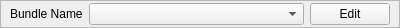
<?xml version="1.0" encoding="UTF-8"?>
<ui version="4.0">
 <class>TBundleFrame</class>
 <widget class="QFrame" name="TBundleFrame">
  <property name="geometry">
   <rect>
    <x>0</x>
    <y>0</y>
    <width>400</width>
    <height>28</height>
   </rect>
  </property>
  <property name="sizePolicy">
   <sizepolicy hsizetype="Preferred" vsizetype="Preferred">
    <horstretch>0</horstretch>
    <verstretch>0</verstretch>
   </sizepolicy>
  </property>
  <property name="windowTitle">
   <string/>
  </property>
  <property name="frameShape">
   <enum>QFrame::StyledPanel</enum>
  </property>
  <property name="frameShadow">
   <enum>QFrame::Raised</enum>
  </property>
  <layout class="QHBoxLayout" name="horizontalLayout">
   <property name="leftMargin">
    <number>9</number>
   </property>
   <property name="topMargin">
    <number>2</number>
   </property>
   <property name="rightMargin">
    <number>9</number>
   </property>
   <property name="bottomMargin">
    <number>2</number>
   </property>
   <item>
    <widget class="QLabel" name="BundleNameLabel">
     <property name="text">
      <string>Bundle Name</string>
     </property>
    </widget>
   </item>
   <item>
    <widget class="QComboBox" name="BundleSection">
     <property name="sizePolicy">
      <sizepolicy hsizetype="Expanding" vsizetype="Fixed">
       <horstretch>0</horstretch>
       <verstretch>0</verstretch>
      </sizepolicy>
     </property>
     <property name="sizeAdjustPolicy">
      <enum>QComboBox::AdjustToContents</enum>
     </property>
    </widget>
   </item>
   <item>
    <widget class="QPushButton" name="BundleEdit">
     <property name="text">
      <string>Edit</string>
     </property>
    </widget>
   </item>
  </layout>
 </widget>
 <resources/>
 <connections/>
</ui>
